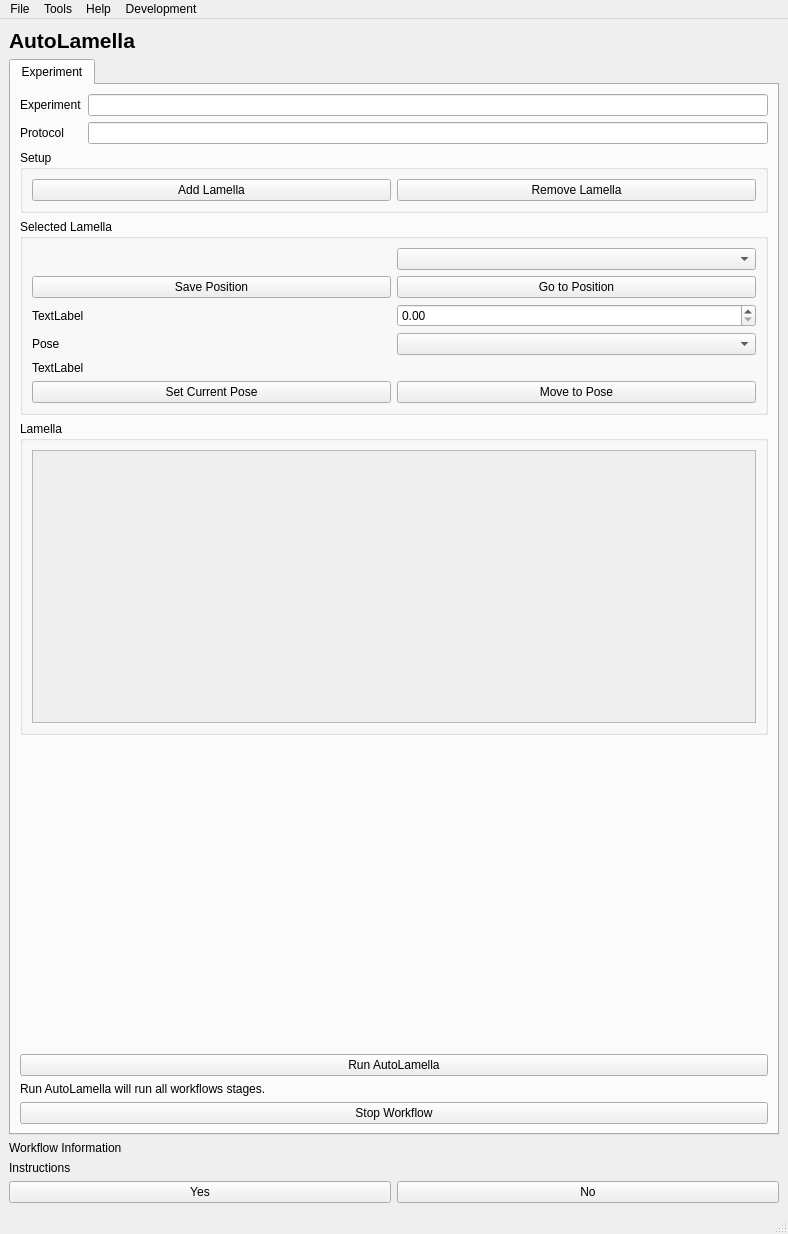
<?xml version="1.0" encoding="UTF-8"?>
<ui version="4.0">
 <class>MainWindow</class>
 <widget class="QMainWindow" name="MainWindow">
  <property name="geometry">
   <rect>
    <x>0</x>
    <y>0</y>
    <width>788</width>
    <height>1234</height>
   </rect>
  </property>
  <property name="baseSize">
   <size>
    <width>0</width>
    <height>100</height>
   </size>
  </property>
  <property name="windowTitle">
   <string>MainWindow</string>
  </property>
  <property name="windowOpacity">
   <double>1.000000000000000</double>
  </property>
  <property name="autoFillBackground">
   <bool>true</bool>
  </property>
  <property name="styleSheet">
   <string notr="true"/>
  </property>
  <property name="documentMode">
   <bool>false</bool>
  </property>
  <widget class="QWidget" name="centralwidget">
   <layout class="QGridLayout" name="gridLayout">
    <item row="1" column="0" colspan="2">
     <widget class="QTabWidget" name="tabWidget">
      <property name="currentIndex">
       <number>0</number>
      </property>
      <widget class="QWidget" name="tab">
       <attribute name="title">
        <string>Experiment</string>
       </attribute>
       <layout class="QGridLayout" name="gridLayout_3">
        <item row="6" column="0" colspan="2">
         <widget class="QGroupBox" name="groupBox_selected_lamella">
          <property name="title">
           <string>Selected Lamella</string>
          </property>
          <layout class="QGridLayout" name="gridLayout_7">
           <item row="6" column="0">
            <widget class="QPushButton" name="pushButton_lamella_set_pose">
             <property name="text">
              <string>Set Current Pose</string>
             </property>
            </widget>
           </item>
           <item row="0" column="0">
            <widget class="QLabel" name="label_current_lamella_header">
             <property name="font">
              <font>
               <weight>75</weight>
               <bold>true</bold>
              </font>
             </property>
             <property name="text">
              <string/>
             </property>
             <property name="alignment">
              <set>Qt::AlignRight|Qt::AlignTrailing|Qt::AlignVCenter</set>
             </property>
            </widget>
           </item>
           <item row="3" column="0">
            <widget class="QLabel" name="label_lamella_pose">
             <property name="text">
              <string>Pose</string>
             </property>
            </widget>
           </item>
           <item row="6" column="1">
            <widget class="QPushButton" name="pushButton_lamella_move_to_pose">
             <property name="text">
              <string>Move to Pose</string>
             </property>
            </widget>
           </item>
           <item row="0" column="1">
            <widget class="QComboBox" name="comboBox_current_lamella"/>
           </item>
           <item row="2" column="1">
            <widget class="QDoubleSpinBox" name="doubleSpinBox_lamella_objective_position"/>
           </item>
           <item row="5" column="0" colspan="2">
            <widget class="QLabel" name="label_lamella_pose_position">
             <property name="text">
              <string>TextLabel</string>
             </property>
            </widget>
           </item>
           <item row="3" column="1">
            <widget class="QComboBox" name="comboBox_lamella_pose"/>
           </item>
           <item row="1" column="1">
            <widget class="QPushButton" name="pushButton_go_to_lamella">
             <property name="text">
              <string>Go to Position</string>
             </property>
            </widget>
           </item>
           <item row="2" column="0">
            <widget class="QLabel" name="label_lamella_objective_position">
             <property name="text">
              <string>TextLabel</string>
             </property>
            </widget>
           </item>
           <item row="1" column="0">
            <widget class="QPushButton" name="pushButton_save_position">
             <property name="text">
              <string>Save Position</string>
             </property>
            </widget>
           </item>
          </layout>
         </widget>
        </item>
        <item row="10" column="0" colspan="2">
         <widget class="QPushButton" name="pushButton_run_setup_autolamella">
          <property name="text">
           <string>Run AutoLamella</string>
          </property>
         </widget>
        </item>
        <item row="4" column="0" colspan="2">
         <widget class="QGroupBox" name="groupBox_setup">
          <property name="title">
           <string>Setup</string>
          </property>
          <layout class="QGridLayout" name="gridLayout_5">
           <item row="0" column="0">
            <widget class="QPushButton" name="pushButton_add_lamella">
             <property name="text">
              <string>Add Lamella</string>
             </property>
            </widget>
           </item>
           <item row="0" column="1">
            <widget class="QPushButton" name="pushButton_remove_lamella">
             <property name="styleSheet">
              <string notr="true"/>
             </property>
             <property name="text">
              <string>Remove Lamella</string>
             </property>
            </widget>
           </item>
          </layout>
         </widget>
        </item>
        <item row="7" column="0" colspan="2">
         <widget class="QGroupBox" name="groupBox_lamella">
          <property name="sizePolicy">
           <sizepolicy hsizetype="Expanding" vsizetype="Expanding">
            <horstretch>0</horstretch>
            <verstretch>0</verstretch>
           </sizepolicy>
          </property>
          <property name="title">
           <string>Lamella</string>
          </property>
          <layout class="QGridLayout" name="gridLayout_6">
           <item row="0" column="0">
            <widget class="QScrollArea" name="scrollArea_lamella_info">
             <property name="sizePolicy">
              <sizepolicy hsizetype="MinimumExpanding" vsizetype="Expanding">
               <horstretch>0</horstretch>
               <verstretch>0</verstretch>
              </sizepolicy>
             </property>
             <property name="horizontalScrollBarPolicy">
              <enum>Qt::ScrollBarAlwaysOff</enum>
             </property>
             <property name="sizeAdjustPolicy">
              <enum>QAbstractScrollArea::AdjustToContents</enum>
             </property>
             <property name="widgetResizable">
              <bool>true</bool>
             </property>
             <widget class="QWidget" name="scrollAreaLamellaInfoWidget">
              <property name="geometry">
               <rect>
                <x>0</x>
                <y>0</y>
                <width>722</width>
                <height>257</height>
               </rect>
              </property>
              <layout class="QGridLayout" name="gridLayout_8"/>
             </widget>
            </widget>
           </item>
          </layout>
         </widget>
        </item>
        <item row="0" column="1">
         <widget class="QLineEdit" name="lineEdit_experiment_name"/>
        </item>
        <item row="33" column="0" colspan="2">
         <widget class="QPushButton" name="pushButton_stop_workflow">
          <property name="text">
           <string>Stop Workflow</string>
          </property>
         </widget>
        </item>
        <item row="9" column="0" colspan="2">
         <spacer name="verticalSpacer">
          <property name="orientation">
           <enum>Qt::Vertical</enum>
          </property>
          <property name="sizeHint" stdset="0">
           <size>
            <width>20</width>
            <height>40</height>
           </size>
          </property>
         </spacer>
        </item>
        <item row="0" column="0">
         <widget class="QLabel" name="label_experiment_name">
          <property name="text">
           <string>Experiment</string>
          </property>
         </widget>
        </item>
        <item row="3" column="0">
         <widget class="QLabel" name="label_protocol_name">
          <property name="text">
           <string>Protocol</string>
          </property>
         </widget>
        </item>
        <item row="3" column="1">
         <widget class="QLineEdit" name="lineEdit_protocol_name"/>
        </item>
        <item row="11" column="0" colspan="2">
         <widget class="QLabel" name="label_run_autolamella_info">
          <property name="text">
           <string>Run AutoLamella will run all workflows stages.</string>
          </property>
         </widget>
        </item>
       </layout>
      </widget>
     </widget>
    </item>
    <item row="3" column="0" colspan="2">
     <widget class="QLabel" name="label_instructions">
      <property name="text">
       <string>Instructions</string>
      </property>
     </widget>
    </item>
    <item row="0" column="0" colspan="2">
     <widget class="QLabel" name="label_title">
      <property name="font">
       <font>
        <pointsize>16</pointsize>
        <weight>75</weight>
        <bold>true</bold>
       </font>
      </property>
      <property name="text">
       <string>AutoLamella</string>
      </property>
      <property name="alignment">
       <set>Qt::AlignLeading|Qt::AlignLeft|Qt::AlignVCenter</set>
      </property>
     </widget>
    </item>
    <item row="2" column="0" colspan="2">
     <widget class="QLabel" name="label_workflow_information">
      <property name="text">
       <string>Workflow Information</string>
      </property>
     </widget>
    </item>
    <item row="4" column="0">
     <widget class="QPushButton" name="pushButton_yes">
      <property name="text">
       <string>Yes</string>
      </property>
     </widget>
    </item>
    <item row="4" column="1">
     <widget class="QPushButton" name="pushButton_no">
      <property name="text">
       <string>No</string>
      </property>
     </widget>
    </item>
   </layout>
  </widget>
  <widget class="QMenuBar" name="menubar">
   <property name="geometry">
    <rect>
     <x>0</x>
     <y>0</y>
     <width>788</width>
     <height>20</height>
    </rect>
   </property>
   <widget class="QMenu" name="menuAutoLamella">
    <property name="title">
     <string>File</string>
    </property>
    <addaction name="actionNew_Experiment"/>
    <addaction name="actionLoad_Experiment"/>
    <addaction name="separator"/>
    <addaction name="actionLoad_Protocol"/>
    <addaction name="actionSave_Protocol"/>
   </widget>
   <widget class="QMenu" name="menuTools">
    <property name="title">
     <string>Tools</string>
    </property>
    <addaction name="actionCryo_Deposition"/>
    <addaction name="separator"/>
   </widget>
   <widget class="QMenu" name="menuHelp">
    <property name="title">
     <string>Help</string>
    </property>
    <addaction name="actionInformation"/>
   </widget>
   <widget class="QMenu" name="menuDevelopment">
    <property name="title">
     <string>Development</string>
    </property>
    <addaction name="actionAdd_Lamella_from_Odemis"/>
   </widget>
   <addaction name="menuAutoLamella"/>
   <addaction name="menuTools"/>
   <addaction name="menuHelp"/>
   <addaction name="menuDevelopment"/>
  </widget>
  <widget class="QStatusBar" name="statusbar"/>
  <action name="actionNew_Experiment">
   <property name="text">
    <string>Create Experiment</string>
   </property>
  </action>
  <action name="actionLoad_Experiment">
   <property name="text">
    <string>Load Experiment</string>
   </property>
  </action>
  <action name="actionCryo_Deposition">
   <property name="text">
    <string>Cryo Deposition</string>
   </property>
  </action>
  <action name="actionLoad_Protocol">
   <property name="text">
    <string>Load Protocol</string>
   </property>
  </action>
  <action name="actionOpen_Minimap">
   <property name="text">
    <string>Open Overview Acquisition</string>
   </property>
  </action>
  <action name="actionSave_Protocol">
   <property name="text">
    <string>Export Protocol</string>
   </property>
  </action>
  <action name="actionInformation">
   <property name="text">
    <string>Information</string>
   </property>
  </action>
  <action name="actionAdd_Lamella_from_Odemis">
   <property name="text">
    <string>Add Lamella from Odemis</string>
   </property>
  </action>
 </widget>
 <resources/>
 <connections/>
</ui>
